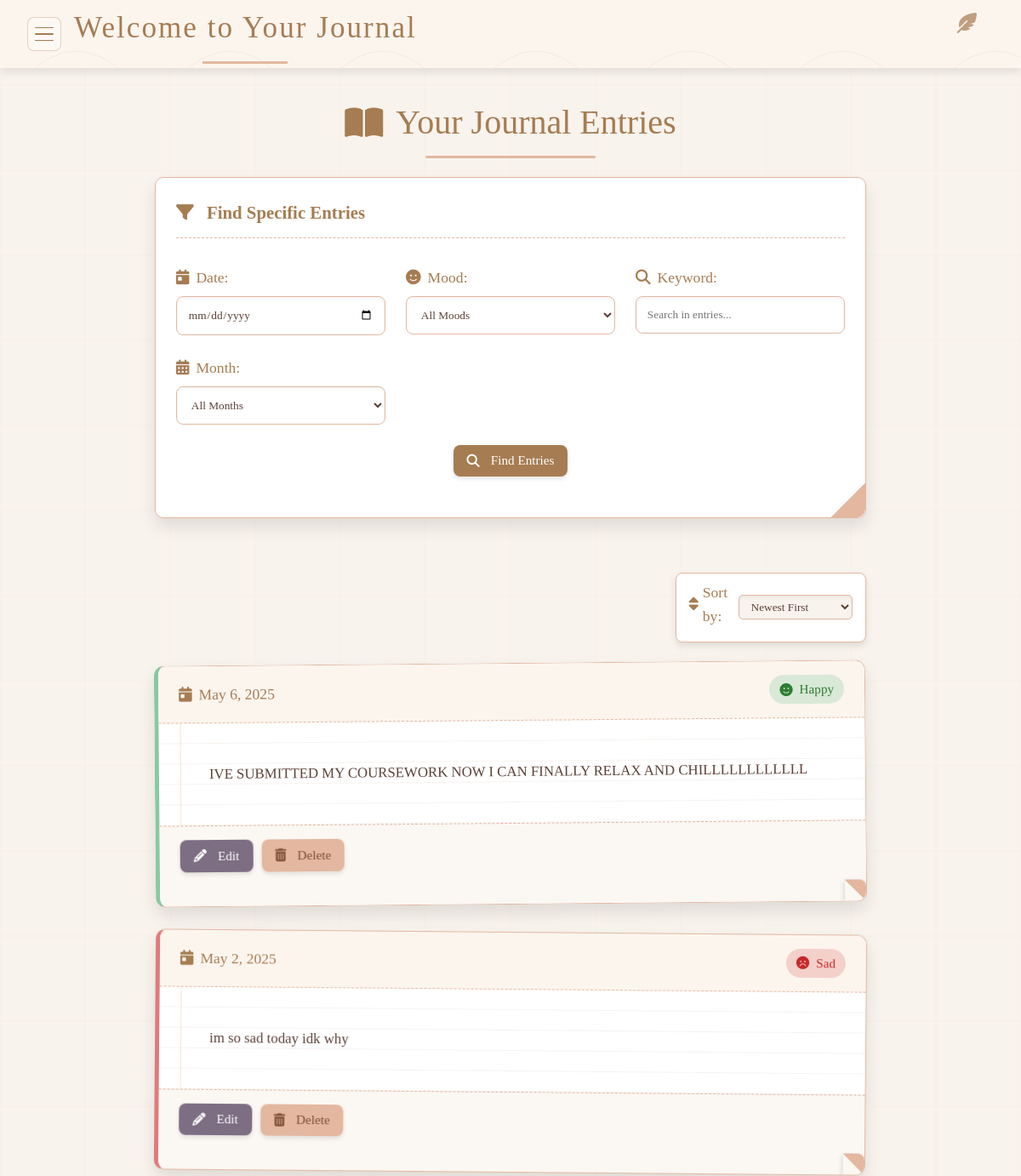
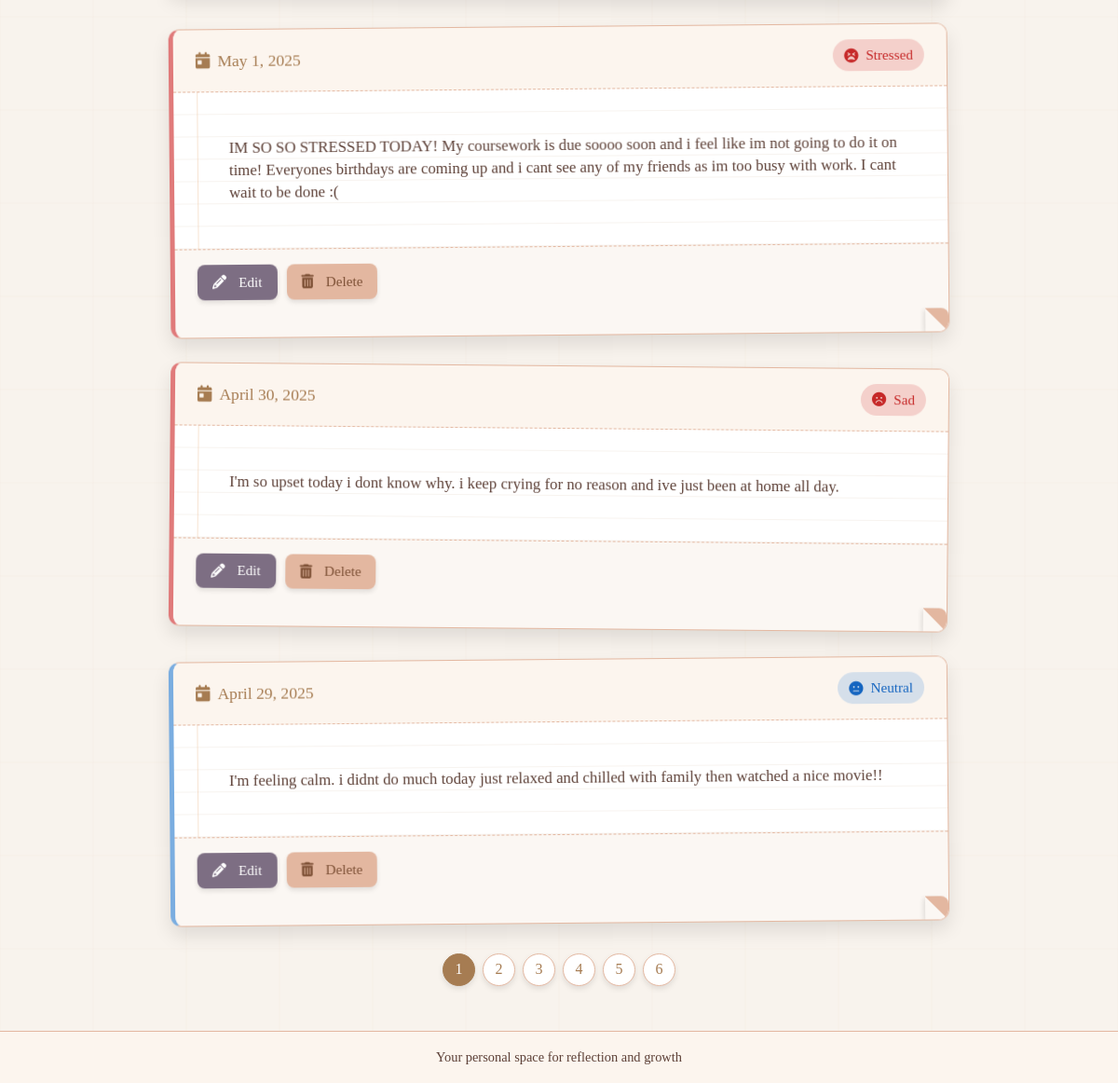
/accounts/entries/ (signed in), run on the app's committed database (2 pictures, top to bottom).
### accounts/models.py (models this page shows, shortened)
class JournalEntry(models.Model):
    user = models.ForeignKey(settings.AUTH_USER_MODEL, on_delete=models.CASCADE)
    date = models.DateField(default=date.today)
    mood = models.CharField(max_length=100)
    entry = models.TextField()  # Text for the user to write their entry
    created_at = models.DateTimeField(auto_now_add=True)  # Time of entry creation

### accounts/views.py (the view)
# urls.py: path('entries/', views.journal_entries_view, name='journal_entries'),
@login_required
def journal_entries_view(request):
    entries = JournalEntry.objects.filter(user=request.user)
    date_filter    = request.GET.get('date',   '').strip()
    mood_filter    = request.GET.get('mood',   '').strip()
    keyword_filter = request.GET.get('keyword','').strip()
    month_filter   = request.GET.get('month',  '').strip()
    sort_order     = request.GET.get('sort',   'newest').strip()
    if date_filter:
        entries = entries.filter(date=date_filter)
    if mood_filter:
        entries = entries.filter(mood=mood_filter)
    if keyword_filter:
        entries = entries.filter(Q(entry__icontains=keyword_filter))
    if month_filter.isdigit():
        m = int(month_filter)
        if 1 <= m <= 12:
            entries = entries.filter(date__month=m)
    if sort_order == 'newest':
        entries = entries.order_by('-date')
    else:
        entries = entries.order_by('date')
    paginator   = Paginator(entries, 5)
    page_number = request.GET.get('page')
    entries     = paginator.get_page(page_number)
    months = [(i, calendar.month_name[i]) for i in range(1, 13)]
    return render(request, 'accounts/journal_entries.html', {
        'entries': entries,
        'months':  months,
        'moods': moods,
    })

### accounts/templates/accounts/journal_entries.html (shortened to what this page needs)
{% extends 'accounts/base_generic.html' %}
{% load static %}
{% block content %}
<div class="journal-entries-container animate__animated animate__fadeIn">
  <h1 class="journal-title">
    <i class="fas fa-book-open floating"></i>
    Your Journal Entries
  </h1>
  <div class="filter-paper animate__animated animate__fadeIn delay-1">
    <div class="paper-content">
      <h3><i class="fas fa-filter"></i> Find Specific Entries</h3>
      <form method="GET" action="{% url 'journal_entries' %}" class="filter-form">
        <div class="form-grid">
          <div class="form-group">
            <label for="date"><i class="fas fa-calendar-day"></i> Date:</label>
            <input type="date" id="date" name="date" value="{{ request.GET.date }}" class="fancy-input">
          </div>
          <div class="form-group">
            <label for="mood"><i class="fas fa-smile"></i> Mood:</label>
            <select id="mood" name="mood" class="fancy-input">
              <option value="">All Moods</option>
            </select>
          </div>
          <div class="form-group">
            <label for="keyword"><i class="fas fa-search"></i> Keyword:</label>
            <input type="text" id="keyword" name="keyword" value="{{ request.GET.keyword }}" placeholder="Search in entries..." class="fancy-input">
          </div>
          <div class="form-group">
            <label for="month"><i class="fas fa-calendar-alt"></i> Month:</label>
            <select id="month" name="month" class="fancy-input">
              <option value="">All Months</option>
            </select>
          </div>
        </div>
        <div class="form-actions">
          <button type="submit" class="btn btn-filter">
            <i class="fas fa-search"></i> Find Entries
          </button>
        </div>
      </form>
    </div>
    <div class="paper-fold"></div>
  </div>
  <div class="sort-controls animate__animated animate__fadeIn delay-2">
    <form method="GET" action="{% url 'journal_entries' %}" class="sort-form">
      <label for="sort"><i class="fas fa-sort"></i> Sort by:</label>
      <select name="sort" id="sort" class="fancy-input" onchange="this.form.submit()">
        <option value="newest" {% if request.GET.sort == 'newest' %}selected{% endif %}>Newest First</option>
      </select>
    </form>
  </div>
  <div class="entries-container animate__animated animate__fadeIn delay-3">
    {% if entries %}
      {% for entry in entries %}
        <div class="journal-entry" id="entry-{{ entry.id }}" data-mood="{{ entry.mood|lower }}">
          <div class="entry-header">
            <div class="entry-date">
              <i class="fas fa-calendar-day"></i>
              <span>{{ entry.date }}</span>
            </div>
            <div class="mood-badge mood-{{ entry.mood|lower }}">
              {% if entry.mood == "Happy" %}
                <i class="fas fa-smile"></i>
              {% elif entry.mood == "Sad" %}
                <i class="fas fa-frown"></i>
              {% elif entry.mood == "Angry" %}
                <i class="fas fa-angry"></i>
              {% elif entry.mood == "Stressed" %}
                <i class="fas fa-tired"></i>
              {% elif entry.mood == "Inspired" %}
                <i class="fas fa-lightbulb"></i>
              {% elif entry.mood == "Grateful" %}
                <i class="fas fa-pray"></i>
              {% elif entry.mood == "Calm" %}
                <i class="fas fa-peace"></i>
              {% elif entry.mood == "Reflective" %}
                <i class="fas fa-brain"></i>
              {% else %}
                <i class="fas fa-meh"></i>
              {% endif %}
              {{ entry.mood }}
            </div>
          </div>
          <div class="entry-body">
            <div class="entry-content" id="text-{{ entry.id }}">
              {{ entry.entry|linebreaks }}
            </div>
          </div>
          <div class="entry-footer">
            <div class="entry-actions">
              <button type="button" class="btn btn-edit edit-btn" data-id="{{ entry.id }}">
                <i class="fas fa-pencil-alt"></i> Edit
              </button>
              <button type="button" class="btn btn-delete delete-btn" data-id="{{ entry.id }}">
                <i class="fas fa-trash-alt"></i> Delete
              </button>
            </div>
            <div class="page-curl"></div>
          </div>
        </div>
      {% endfor %}
    {% else %}
      <div class="empty-journal">
        <i class="fas fa-book animate__animated animate__pulse infinite"></i>
        <p>No journal entries match your filters.</p>
        <small>Try different filter options or <a href="{% url 'journal_entry' %}">create a new entry</a>.</small>
      </div>
    {% endif %}
  </div>
  {% if entries.paginator.num_pages > 1 %}
  <div class="journal-pagination">
    {% for page_num in entries.paginator.page_range %}
      {% if entries.number == page_num %}
        <span class="page-item current">{{ page_num }}</span>
      {% else %}
        <a class="page-item" href="?page={{ page_num }}&date={{ request.GET.date }}&mood={{ request.GET.mood }}&keyword={{ request.GET.keyword }}&month={{ request.GET.month }}&sort={{ request.GET.sort }}">{{ page_num }}</a>
      {% endif %}
    {% endfor %}
  </div>
  {% endif %}
</div>
{% endblock %}

### accounts/templates/accounts/base_generic.html (shortened to what this page needs)
<!DOCTYPE html>
<html lang="en">
<head>
    <link rel="stylesheet" href="https://cdnjs.cloudflare.com/ajax/libs/font-awesome/6.4.0/css/all.min.css">
    <link rel="stylesheet" href="https://cdnjs.cloudflare.com/ajax/libs/animate.css/4.1.1/animate.min.css">
</head>
<body>
    <div class="page-container">
        <header>
            <div class="header-content">
                <div class="header-left">
                    <div class="menu-toggle" id="menuToggle" onclick="toggleMenu()">
                        <div class="bar"></div>
                        <div class="bar"></div>
                        <div class="bar"></div>
                    </div>
                    <h1 class="animate__animated animate__fadeIn">Welcome to Your Journal</h1>
                </div>
                <i class="fas fa-feather-alt pen-icon floating"></i>
            </div>
        </header>
        <div class="content">
            {% block content %}{% endblock %}
        </div>
        <footer>
            <p>Your personal space for reflection and growth</p>
        </footer>
    </div>
</body>
</html>

### accounts/templates/accounts/base_generic.html (style rules this page uses)
:root { --primary-color: #f5e7dc; --secondary-color: #e1c5b3; --accent-color: #a67c52; --text-color: #5a4a3f; --shadow-color: rgba(0, 0, 0, 0.1); --header-height: 80px; }
* { margin: 0; padding: 0; box-sizing: border-box; transition: all 0.3s ease; }
body { font-family: 'Garamond', 'Times New Roman', serif; background-color: #f8f3ed; color: var(--text-color); line-height: 1.6; padding: 0; margin: 0; min-height: 100vh; }
.page-container { display: flex; flex-direction: column; min-height: 100vh; }
header { background-color: var(--primary-color); height: var(--header-height); box-shadow: 0 4px 10px var(--shadow-color); position: relative; display: flex; align-items: center; justify-content: space-between; padding: 0 2rem; z-index: 100; }
header::before { content: ""; position: absolute; top: 0; left: 0; right: 0; bottom: 0; opacity: 0.5; z-index: 1; }
.header-content { display: flex; align-items: center; justify-content: space-between; width: 100%; position: relative; z-index: 5; }
.header-left { display: flex; align-items: center; gap: 15px; }
header h1 { font-size: 2.2rem; color: var(--accent-color); font-weight: normal; letter-spacing: 2px; margin: 0; position: relative; z-index: 2; text-shadow: 1px 1px 2px rgba(255, 255, 255, 0.5); }
.menu-toggle { display: flex; flex-direction: column; justify-content: center; align-items: center; cursor: pointer; width: 40px; height: 40px; background-color: rgba(255, 255, 255, 0.3); border-radius: 8px; padding: 8px; border: 1px solid rgba(166, 124, 82, 0.3); transition: all 0.3s ease; position: relative; z-index: 10; }
.menu-toggle .bar { width: 22px; height: 2px; background-color: var(--accent-color); margin: 3px 0; transition: 0.4s; border-radius: 2px; }
.pen-icon { position: absolute; top: 10px; right: 20px; font-size: 1.5rem; color: var(--accent-color); opacity: 0.7; }
.content { flex: 1; padding: 2rem; max-width: 900px; margin: 0 auto; width: 100%; }
h1 { margin-bottom: 1.5rem; color: var(--accent-color); font-weight: normal; text-align: center; position: relative; }
h1::after { content: ""; display: block; width: 100px; height: 3px; background-color: var(--secondary-color); margin: 10px auto 0; }
form { margin-top: 2rem; }
label { display: block; margin-bottom: 0.5rem; color: var(--accent-color); font-size: 1.1rem; }
select, textarea { width: 100%; padding: 0.8rem; background-color: rgba(255, 255, 255, 0.7); border: 1px solid var(--secondary-color); border-radius: 5px; font-family: 'Garamond', 'Times New Roman', serif; color: var(--text-color); resize: vertical; box-shadow: inset 0 1px 3px var(--shadow-color); }
button { background-color: var(--accent-color); color: white; border: none; padding: 0.8rem 1.5rem; border-radius: 5px; cursor: pointer; font-family: 'Garamond', 'Times New Roman', serif; font-size: 1rem; display: block; margin: 0 auto; box-shadow: 0 4px 6px var(--shadow-color); position: relative; overflow: hidden; }
.btn { display: inline-block; text-decoration: none; padding: 0.6rem 1.2rem; background-color: var(--accent-color); color: white; border-radius: 5px; margin-bottom: 1.5rem; box-shadow: 0 4px 6px var(--shadow-color); position: relative; overflow: hidden; }
.btn i { margin-right: 5px; }
footer { background-color: var(--primary-color); text-align: center; padding: 1rem; margin-top: auto; border-top: 1px solid var(--secondary-color); }
footer p { color: var(--text-color); font-size: 0.9rem; }
.floating { animation: floating 3s ease-in-out infinite; }
.page-curl { position: absolute; bottom: 0; right: 0; width: 40px; height: 40px; background-color: var(--secondary-color); border-radius: 0 0 0 20px; box-shadow: -2px -2px 5px var(--shadow-color); transform: rotate(-90deg); }
.animate__fadeIn { animation-duration: 1.5s; }
.animate__fadeIn.delay-1 { animation-delay: 0.2s; }
.animate__fadeIn.delay-2 { animation-delay: 0.4s; }
.animate__fadeIn.delay-3 { animation-delay: 0.6s; }

### data on the page
JournalEntry: date "May 6, 2025", mood "Happy", entry "IVE SUBMITTED MY COURSEWORK NOW I CAN FINALLY RELAX AND CHILLLLLLLLLLLL"
JournalEntry: date "May 2, 2025", mood "Sad", entry "im so sad today idk why"
JournalEntry: date "May 1, 2025", mood "Stressed", entry "IM SO SO STRESSED TODAY! My coursework is due soooo soon and i feel like im not going to do it on time! Everyones birthdays are coming up and i cant see any of my friends as im too busy with work. I cant wait to be done :("
JournalEntry: date "April 30, 2025", mood "Sad", entry "I'm so upset today i dont know why. i keep crying for no reason and ive just been at home all day."
JournalEntry: date "April 29, 2025", mood "Neutral", entry "I'm feeling calm. i didnt do much today just relaxed and chilled with family then watched a nice movie!!"

### other printed values
{{ page_num }} "1"
{{ page_num }} "2" "3" "4" "5" "6"
